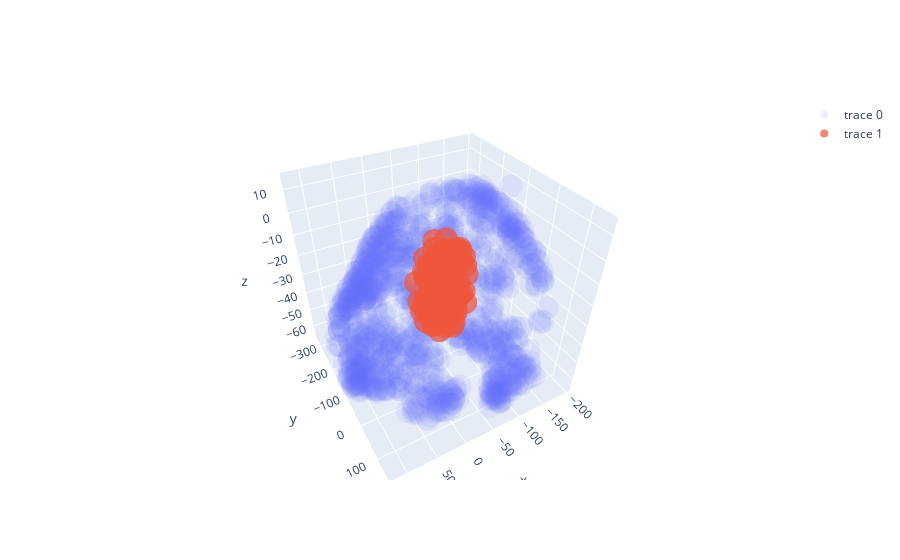

Notebook code cell kept with this figure:
### Code cell
import plotly.graph_objects as go
# test = np.sum(np.multiply(dv_vec_base[np.newaxis, :], fin_points_pca), axis=1)
fig = go.Figure() #px.scatter_3d
fig.add_trace(go.Scatter3d(x=fy_candidate_points[:, 0], y=fy_candidate_points[:, 1], z=fy_candidate_points[:, 2], mode="markers",
                           opacity=0.1))
fig.add_trace(go.Scatter3d(x=fy_candidate_points[cap_flag, 0], y=fy_candidate_points[cap_flag, 1],
                           z=fy_candidate_points[cap_flag, 2], opacity=0.7, mode="markers"))
# fig.add_trace(go.Scatter3d(x=yolk_xyz2[:, 0], y=yolk_xyz2[:, 1], z=yolk_xyz2[:, 2], mode="markers"))
# fig.add_trace(go.Scatter3d(x=fin_yolk_points[:, 0], y=fin_yolk_points[:, 1], z=fin_yolk_points[:, 2], mode="markers"))
fig.show()
